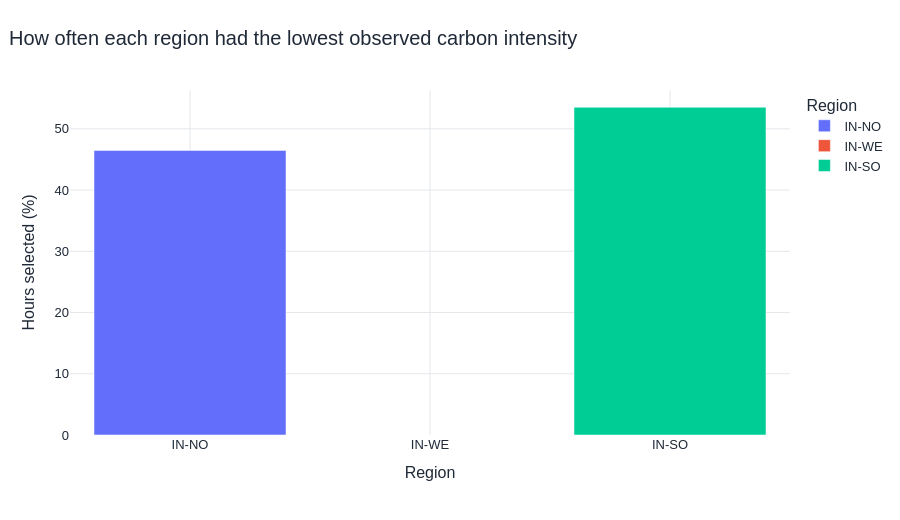

Notebook code for this chart:
### Markdown cell above
## 7. How to leverage regional differences

*Estimate the opportunity from routing flexible demand to the cleanest available region*

This is a descriptive upper-bound calculation. At each historical hour, it chooses the region with the lowest observed carbon intensity and compares that result with always using one fixed region. Real deployment would also need capacity, latency, cost, reliability, and data-residency limits.

### Code cell
carbon_wide = pd.concat({region: frame["carbon"] for region, frame in frames.items()}, axis=1)
cleanest_each_hour = carbon_wide.min(axis=1)
chosen_region = carbon_wide.idxmin(axis=1)
routing = pd.DataFrame({
    "Strategy": [*REGIONS, "Hourly cleanest region"],
    "Average carbon intensity": [*[carbon_wide[r].mean() for r in REGIONS], cleanest_each_hour.mean()],
})
routing["Reduction vs IN-WE (%)"] = (carbon_wide["IN-WE"].mean() - routing["Average carbon intensity"]) / carbon_wide["IN-WE"].mean() * 100
display(routing.round(2))
shares = chosen_region.value_counts(normalize=True).reindex(REGIONS, fill_value=0).mul(100).rename("Hours selected (%)").reset_index().rename(columns={"index": "Region"})
display(shares.round(2))
fig = px.bar(shares, x="Region", y="Hours selected (%)", color="Region",
             title="How often each region had the lowest observed carbon intensity")
show_chart(fig)
routing_value = routing.loc[routing["Strategy"] == "Hourly cleanest region", "Reduction vs IN-WE (%)"].iloc[0]
display(Markdown(
    f"Perfect historical routing lowers average carbon intensity by **{routing_value:.1f}%** "
    "relative to always using IN-WE. The selected-region shares show that the opportunity comes from diversity: "
    "regional renewable patterns do not peak at exactly the same time. A real scheduler should use forecasts, not future actual values."
))

### Figure 1 — Plotly figure (JSON) as saved in the notebook; plotly's stock layout.template omitted (floating-point values rounded to 4 significant figures)
{"data": [{"hovertemplate": "Region=%{x}<br>Hours selected (%)=%{y}<extra></extra>", "legendgroup": "IN-NO", "marker": {"color": "#636efa", "pattern": {"shape": ""}}, "name": "IN-NO", "orientation": "v", "showlegend": true, "textposition": "auto", "type": "bar", "x": ["IN-NO"], "xaxis": "x", "y": [46.47], "yaxis": "y"}, {"hovertemplate": "Region=%{x}<br>Hours selected (%)=%{y}<extra></extra>", "legendgroup": "IN-WE", "marker": {"color": "#EF553B", "pattern": {"shape": ""}}, "name": "IN-WE", "orientation": "v", "showlegend": true, "textposition": "auto", "type": "bar", "x": ["IN-WE"], "xaxis": "x", "y": [0.0], "yaxis": "y"}, {"hovertemplate": "Region=%{x}<br>Hours selected (%)=%{y}<extra></extra>", "legendgroup": "IN-SO", "marker": {"color": "#00cc96", "pattern": {"shape": ""}}, "name": "IN-SO", "orientation": "v", "showlegend": true, "textposition": "auto", "type": "bar", "x": ["IN-SO"], "xaxis": "x", "y": [53.53], "yaxis": "y"}], "layout": {"autosize": true, "barmode": "relative", "font": {"color": "#1f2937", "family": "Arial, sans-serif", "size": 13}, "height": 520, "hoverlabel": {"font": {"size": 13}}, "legend": {"title": {"text": "Region"}, "tracegroupgap": 0}, "margin": {"b": 85, "l": 70, "r": 45, "t": 90}, "title": {"font": {"size": 20}, "text": "How often each region had the lowest observed carbon intensity", "x": 0.01, "xanchor": "left"}, "xaxis": {"anchor": "y", "automargin": true, "categoryarray": ["IN-NO", "IN-WE", "IN-SO"], "categoryorder": "array", "domain": [0.0, 1.0], "gridcolor": "#e5e7eb", "showgrid": true, "title": {"text": "Region"}}, "yaxis": {"anchor": "x", "automargin": true, "domain": [0.0, 1.0], "gridcolor": "#e5e7eb", "showgrid": true, "title": {"text": "Hours selected (%)"}, "zeroline": false}}}
